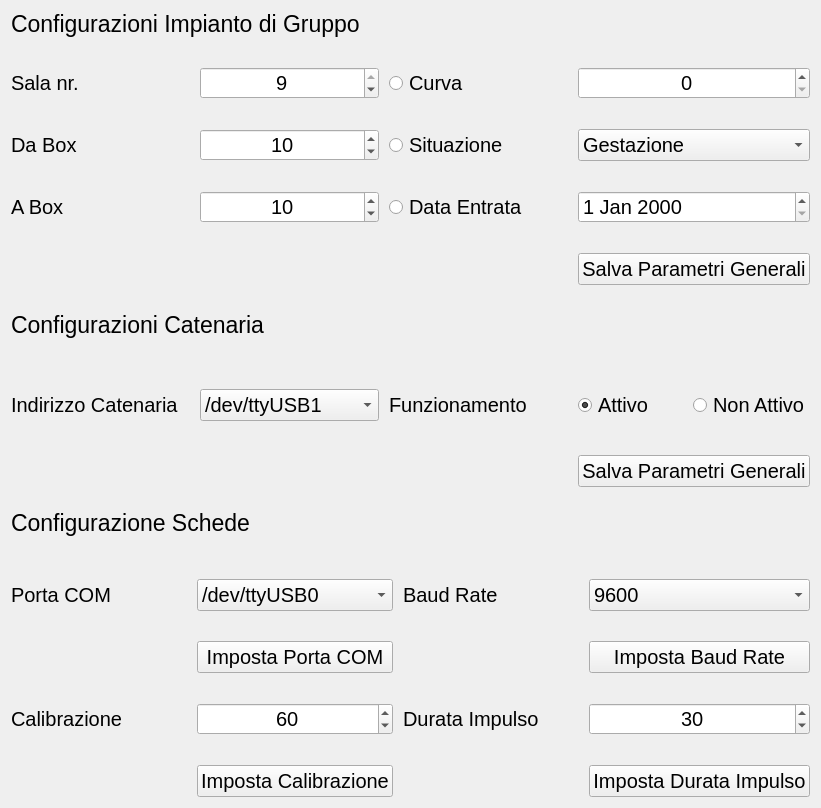
                      <widget class="QWidget" name="scrollAreaSettings">
                       <property name="geometry">
                        <rect>
                         <x>0</x>
                         <y>0</y>
                         <width>821</width>
                         <height>803</height>
                        </rect>
                       </property>
                       <layout class="QVBoxLayout" name="verticalLayout_18">
                        <item>
                         <widget class="QFrame" name="frSettings3">
                          <property name="sizePolicy">
                           <sizepolicy hsizetype="Preferred" vsizetype="Preferred">
                            <horstretch>0</horstretch>
                            <verstretch>0</verstretch>
                           </sizepolicy>
                          </property>
                          <property name="minimumSize">
                           <size>
                            <width>0</width>
                            <height>0</height>
                           </size>
                          </property>
                          <property name="styleSheet">
                           <string notr="true">font-size: 15pt;</string>
                          </property>
                          <property name="frameShape">
                           <enum>QFrame::NoFrame</enum>
                          </property>
                          <property name="frameShadow">
                           <enum>QFrame::Plain</enum>
                          </property>
                          <layout class="QGridLayout" name="gridLayout_17">
                           <property name="leftMargin">
                            <number>0</number>
                           </property>
                           <property name="topMargin">
                            <number>0</number>
                           </property>
                           <property name="rightMargin">
                            <number>0</number>
                           </property>
                           <property name="bottomMargin">
                            <number>0</number>
                           </property>
                           <property name="horizontalSpacing">
                            <number>10</number>
                           </property>
                           <property name="verticalSpacing">
                            <number>30</number>
                           </property>
                           <item row="1" column="1">
                            <widget class="QSpinBox" name="spiSetMaxCur_2">
                             <property name="alignment">
                              <set>Qt::AlignCenter</set>
                             </property>
                             <property name="minimum">
                              <number>1</number>
                             </property>
                             <property name="maximum">
                              <number>9</number>
                             </property>
                             <property name="value">
                              <number>9</number>
                             </property>
                            </widget>
                           </item>
                           <item row="4" column="0">
                            <widget class="QLabel" name="lblSetMaxHall_3">
                             <property name="styleSheet">
                              <string notr="true">border: none;</string>
                             </property>
                             <property name="text">
                              <string>A Box</string>
                             </property>
                            </widget>
                           </item>
                           <item row="2" column="1" rowspan="2">
                            <widget class="QSpinBox" name="spiSetMaxHall_2">
                             <property name="alignment">
                              <set>Qt::AlignCenter</set>
                             </property>
                             <property name="minimum">
                              <number>1</number>
                             </property>
                             <property name="maximum">
                              <number>30</number>
                             </property>
                             <property name="value">
                              <number>10</number>
                             </property>
                            </widget>
                           </item>
                           <item row="1" column="3">
                            <widget class="QSpinBox" name="spiSetModCur">
                             <property name="alignment">
                              <set>Qt::AlignCenter</set>
                             </property>
                             <property name="suffix">
                              <string/>
                             </property>
                            </widget>
                           </item>
                           <item row="2" column="0" rowspan="2">
                            <widget class="QLabel" name="lblSetMaxHall_2">
                             <property name="styleSheet">
                              <string notr="true">border: none;</string>
                             </property>
                             <property name="text">
                              <string>Da Box</string>
                             </property>
                            </widget>
                           </item>
                           <item row="5" column="3">
                            <widget class="QPushButton" name="btnSetConfFarm">
                             <property name="text">
                              <string>Salva Parametri Generali</string>
                             </property>
                            </widget>
                           </item>
                           <item row="0" column="0" colspan="2">
                            <widget class="QLabel" name="lblSetConfCard_2">
                             <property name="maximumSize">
                              <size>
                               <width>16777215</width>
                               <height>60</height>
                              </size>
                             </property>
                             <property name="styleSheet">
                              <string notr="true">font-size: 17pt;</string>
                             </property>
                             <property name="text">
                              <string>Configurazioni Impianto di Gruppo</string>
                             </property>
                             <property name="alignment">
                              <set>Qt::AlignLeading|Qt::AlignLeft|Qt::AlignVCenter</set>
                             </property>
                            </widget>
                           </item>
                           <item row="4" column="1">
                            <widget class="QSpinBox" name="spiSetMaxHall_3">
                             <property name="alignment">
                              <set>Qt::AlignCenter</set>
                             </property>
                             <property name="minimum">
                              <number>1</number>
                             </property>
                             <property name="maximum">
                              <number>30</number>
                             </property>
                             <property name="value">
                              <number>10</number>
                             </property>
                            </widget>
                           </item>
                           <item row="4" column="2">
                            <widget class="QRadioButton" name="radSetModEntryDate">
                             <property name="text">
                              <string>Data Entrata</string>
                             </property>
                            </widget>
                           </item>
                           <item row="1" column="0">
                            <widget class="QLabel" name="lblSetMaxCur_2">
                             <property name="styleSheet">
                              <string notr="true">border: none;</string>
                             </property>
                             <property name="text">
                              <string>Sala nr.</string>
                             </property>
                            </widget>
                           </item>
                           <item row="4" column="3">
                            <widget class="QDateEdit" name="spiSetModEntryDate"/>
                           </item>
                           <item row="1" column="2">
                            <widget class="QRadioButton" name="radSetModCur">
                             <property name="text">
                              <string>Curva</string>
                             </property>
                            </widget>
                           </item>
                           <item row="2" column="2" rowspan="2">
                            <widget class="QRadioButton" name="radSetModSit">
                             <property name="text">
                              <string>Situazione</string>
                             </property>
                            </widget>
                           </item>
                           <item row="2" column="3" rowspan="2">
                            <widget class="QComboBox" name="comSetModSit">
                             <item>
                              <property name="text">
                               <string>Gestazione</string>
                              </property>
                             </item>
                             <item>
                              <property name="text">
                               <string>Parto</string>
                              </property>
                             </item>
                            </widget>
                           </item>
                          </layout>
                         </widget>
                        </item>
                        <item>
                         <widget class="QFrame" name="frSettings1">
                          <property name="minimumSize">
                           <size>
                            <width>0</width>
                            <height>200</height>
                           </size>
                          </property>
                          <property name="maximumSize">
                           <size>
                            <width>16777215</width>
                            <height>300</height>
                           </size>
                          </property>
                          <property name="styleSheet">
                           <string notr="true">font-size: 15pt;</string>
                          </property>
                          <property name="frameShape">
                           <enum>QFrame::NoFrame</enum>
                          </property>
                          <property name="frameShadow">
                           <enum>QFrame::Plain</enum>
                          </property>
                          <layout class="QGridLayout" name="gridLayout_15">
                           <property name="leftMargin">
                            <number>0</number>
                           </property>
                           <property name="topMargin">
                            <number>0</number>
                           </property>
                           <property name="rightMargin">
                            <number>0</number>
                           </property>
                           <property name="bottomMargin">
                            <number>0</number>
                           </property>
                           <property name="horizontalSpacing">
                            <number>10</number>
                           </property>
                           <property name="verticalSpacing">
                            <number>30</number>
                           </property>
                           <item row="4" column="3">
                            <widget class="QPushButton" name="btnSetConfGen">
                             <property name="text">
                              <string>Salva Parametri Generali</string>
                             </property>
                            </widget>
                           </item>
                           <item row="1" column="0" colspan="4">
                            <widget class="QLabel" name="lblSetConfGen">
                             <property name="maximumSize">
                              <size>
                               <width>16777215</width>
                               <height>60</height>
                              </size>
                             </property>
                             <property name="styleSheet">
                              <string notr="true">font-size: 17pt;</string>
                             </property>
                             <property name="text">
                              <string>Configurazioni Catenaria</string>
                             </property>
                            </widget>
                           </item>
                           <item row="3" column="0">
                            <widget class="QLabel" name="lblSetMaxCur">
                             <property name="styleSheet">
                              <string notr="true">border: none;</string>
                             </property>
                             <property name="text">
                              <string>Indirizzo Catenaria</string>
                             </property>
                            </widget>
                           </item>
                           <item row="3" column="2">
                            <widget class="QLabel" name="lblSetMaxHall">
                             <property name="styleSheet">
                              <string notr="true">border: none;</string>
                             </property>
                             <property name="text">
                              <string>Funzionamento</string>
                             </property>
                            </widget>
                           </item>
                           <item row="3" column="1">
                            <widget class="QComboBox" name="comboBox">
                             <item>
                              <property name="text">
                               <string>/dev/ttyUSB1</string>
                              </property>
                             </item>
                             <item>
                              <property name="text">
                               <string>/dev/ttyUSB0</string>
                              </property>
                             </item>
                            </widget>
                           </item>
                           <item row="3" column="3">
                            <layout class="QGridLayout" name="gridLayout_18">
                             <item row="0" column="0">
                              <widget class="QRadioButton" name="radioButton">
                               <property name="text">
                                <string>Attivo</string>
                               </property>
                               <property name="checked">
                                <bool>true</bool>
                               </property>
                              </widget>
                             </item>
                             <item row="0" column="1">
                              <widget class="QRadioButton" name="radioButton_2">
                               <property name="text">
                                <string>Non Attivo</string>
                               </property>
                              </widget>
                             </item>
                            </layout>
                           </item>
                          </layout>
                         </widget>
                        </item>
                        <item>
                         <widget class="QFrame" name="frSettings2">
                          <property name="minimumSize">
                           <size>
                            <width>0</width>
                            <height>300</height>
                           </size>
                          </property>
                          <property name="styleSheet">
                           <string notr="true">font-size: 15pt;</string>
                          </property>
                          <property name="frameShape">
                           <enum>QFrame::NoFrame</enum>
                          </property>
                          <property name="frameShadow">
                           <enum>QFrame::Plain</enum>
                          </property>
                          <layout class="QGridLayout" name="gridLayout_16">
                           <property name="leftMargin">
                            <number>0</number>
                           </property>
                           <property name="topMargin">
                            <number>0</number>
                           </property>
                           <property name="rightMargin">
                            <number>0</number>
                           </property>
                           <property name="bottomMargin">
                            <number>0</number>
                           </property>
                           <property name="horizontalSpacing">
                            <number>10</number>
                           </property>
                           <property name="verticalSpacing">
                            <number>30</number>
                           </property>
                           <item row="1" column="1">
                            <widget class="QComboBox" name="comSetComPort">
                             <item>
                              <property name="text">
                               <string>/dev/ttyUSB0</string>
                              </property>
                             </item>
                             <item>
                              <property name="text">
                               <string>/dev/ttyUSB1</string>
                              </property>
                             </item>
                            </widget>
                           </item>
                           <item row="1" column="0">
                            <widget class="QLabel" name="lblSetComPort">
                             <property name="styleSheet">
                              <string notr="true">border: none;</string>
                             </property>
                             <property name="text">
                              <string>Porta COM</string>
                             </property>
                            </widget>
                           </item>
                           <item row="3" column="3">
                            <widget class="QSpinBox" name="spiSetComImp">
                             <property name="sizePolicy">
                              <sizepolicy hsizetype="Preferred" vsizetype="Fixed">
                               <horstretch>0</horstretch>
                               <verstretch>0</verstretch>
                              </sizepolicy>
                             </property>
                             <property name="alignment">
                              <set>Qt::AlignCenter</set>
                             </property>
                             <property name="minimum">
                              <number>10</number>
                             </property>
                             <property name="maximum">
                              <number>120</number>
                             </property>
                             <property name="singleStep">
                              <number>10</number>
                             </property>
                             <property name="value">
                              <number>30</number>
                             </property>
                            </widget>
                           </item>
                           <item row="4" column="3">
                            <widget class="QPushButton" name="btnSetConfImp">
                             <property name="text">
                              <string>Imposta Durata Impulso</string>
                             </property>
                            </widget>
                           </item>
                           <item row="3" column="0">
                            <widget class="QLabel" name="lblSetComCal">
                             <property name="styleSheet">
                              <string notr="true">border: none;</string>
                             </property>
                             <property name="text">
                              <string>Calibrazione</string>
                             </property>
                            </widget>
                           </item>
                           <item row="3" column="2">
                            <widget class="QLabel" name="lblSetComImp">
                             <property name="styleSheet">
                              <string notr="true">border: none;</string>
                             </property>
                             <property name="text">
                              <string>Durata Impulso</string>
                             </property>
                            </widget>
                           </item>
                           <item row="3" column="1">
                            <widget class="QSpinBox" name="spiSetComCal">
                             <property name="sizePolicy">
                              <sizepolicy hsizetype="Preferred" vsizetype="Fixed">
                               <horstretch>0</horstretch>
                               <verstretch>0</verstretch>
                              </sizepolicy>
                             </property>
                             <property name="alignment">
                              <set>Qt::AlignCenter</set>
                             </property>
                             <property name="minimum">
                              <number>10</number>
                             </property>
                             <property name="maximum">
                              <number>200</number>
                             </property>
                             <property name="singleStep">
                              <number>10</number>
                             </property>
                             <property name="value">
                              <number>60</number>
                             </property>
                            </widget>
                           </item>
                           <item row="1" column="2">
                            <widget class="QLabel" name="lblSetComBaud">
                             <property name="styleSheet">
                              <string notr="true">border: none;</string>
                             </property>
                             <property name="text">
                              <string>Baud Rate</string>
                             </property>
                            </widget>
                           </item>
                           <item row="4" column="1">
                            <widget class="QPushButton" name="btnSetConfCalib">
                             <property name="text">
                              <string>Imposta Calibrazione</string>
                             </property>
                            </widget>
                           </item>
                           <item row="0" column="0" colspan="4">
                            <widget class="QLabel" name="lblSetConfCard">
                             <property name="maximumSize">
                              <size>
                               <width>16777215</width>
                               <height>60</height>
                              </size>
                             </property>
                             <property name="styleSheet">
                              <string notr="true">font-size: 17pt;</string>
                             </property>
                             <property name="text">
                              <string>Configurazione Schede</string>
                             </property>
                             <property name="alignment">
                              <set>Qt::AlignLeading|Qt::AlignLeft|Qt::AlignVCenter</set>
                             </property>
                            </widget>
                           </item>
                           <item row="1" column="3">
                            <widget class="QComboBox" name="comSetComBaud">
                             <property name="currentText">
                              <string>9600</string>
                             </property>
                             <item>
                              <property name="text">
                               <string>9600</string>
                              </property>
                             </item>
                             <item>
                              <property name="text">
                               <string>19200</string>
                              </property>
                             </item>
                             <item>
                              <property name="text">
                               <string>38400</string>
                              </property>
                             </item>
                             <item>
                              <property name="text">
                               <string>57600</string>
                              </property>
                             </item>
                             <item>
                              <property name="text">
                               <string>115200</string>
                              </property>
                             </item>
                            </widget>
                           </item>
                           <item row="2" column="1">
                            <widget class="QPushButton" name="btnSetConfCom">
                             <property name="text">
                              <string>Imposta Porta COM</string>
                             </property>
                            </widget>
                           </item>
                           <item row="2" column="3">
                            <widget class="QPushButton" name="btnSetConfBaud">
                             <property name="text">
                              <string>Imposta Baud Rate</string>
                             </property>
                            </widget>
                           </item>
                          </layout>
                         </widget>
                        </item>
                       </layout>
                      </widget>
